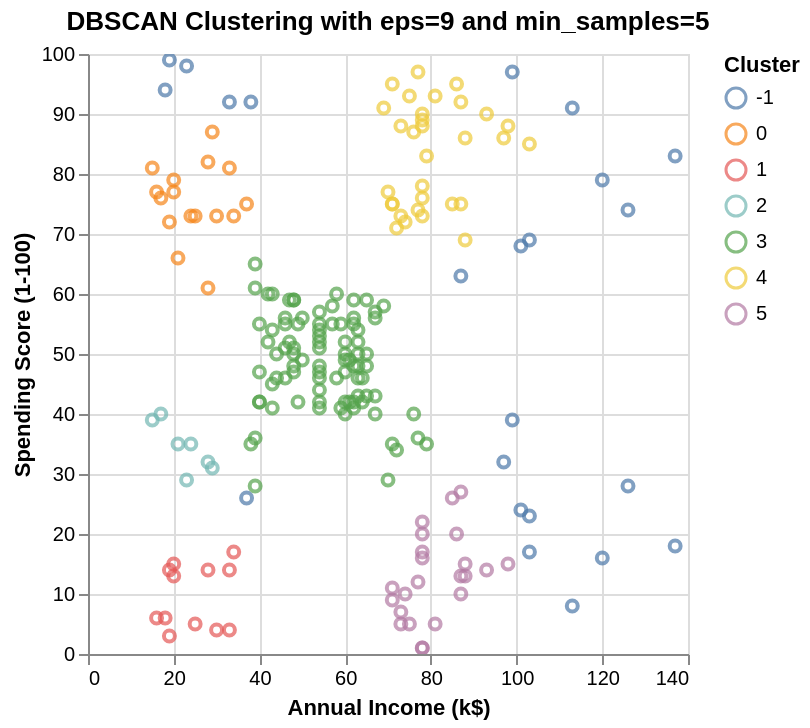

The notebook cell saved with this chart:
### Code cell
# Count the number of data points in each cluster
cluster_counts = X["Cluster"].value_counts()
print(cluster_counts.to_markdown(numalign="left", stralign="left"))

# Create a scatter plot
chart = (
    alt.Chart(X)
    .mark_point()
    .encode(
        x="Annual Income (k$)",
        y="Spending Score (1-100)",
        color="Cluster:N",
        tooltip=["Annual Income (k$)", "Spending Score (1-100)", "Cluster"],
    )
    .properties(title="DBSCAN Clustering with eps=9 and min_samples=5")
    .interactive()
)

# Save the chart
chart.save("dbscan_clustering_scatter_plot.json")
chart

### Figure 1 — Vega-Lite specification as saved in the notebook (floating-point values rounded to 4 significant figures; data arrays with more than 128 entries replaced by an {"elided": "..."} marker saying what was removed)
{"config": {"view": {"continuousWidth": 300, "continuousHeight": 300}}, "data": {"name": "data-fecdf28bbc012d7d45555f7a6c8a5641"}, "mark": {"type": "point"}, "encoding": {"color": {"field": "Cluster", "type": "nominal"}, "tooltip": [{"field": "Annual Income (k$)", "type": "quantitative"}, {"field": "Spending Score (1-100)", "type": "quantitative"}, {"field": "Cluster", "type": "quantitative"}], "x": {"field": "Annual Income (k$)", "type": "quantitative"}, "y": {"field": "Spending Score (1-100)", "type": "quantitative"}}, "params": [{"name": "param_1e9efca18e7a2868", "select": {"type": "interval", "encodings": ["x", "y"]}, "bind": "scales"}], "title": "DBSCAN Clustering with eps=9 and min_samples=5", "$schema": "https://vega.github.io/schema/vega-lite/v6.4.1.json", "datasets": {"data-fecdf28bbc012d7d45555f7a6c8a5641": {"elided": "200 records"}}}
